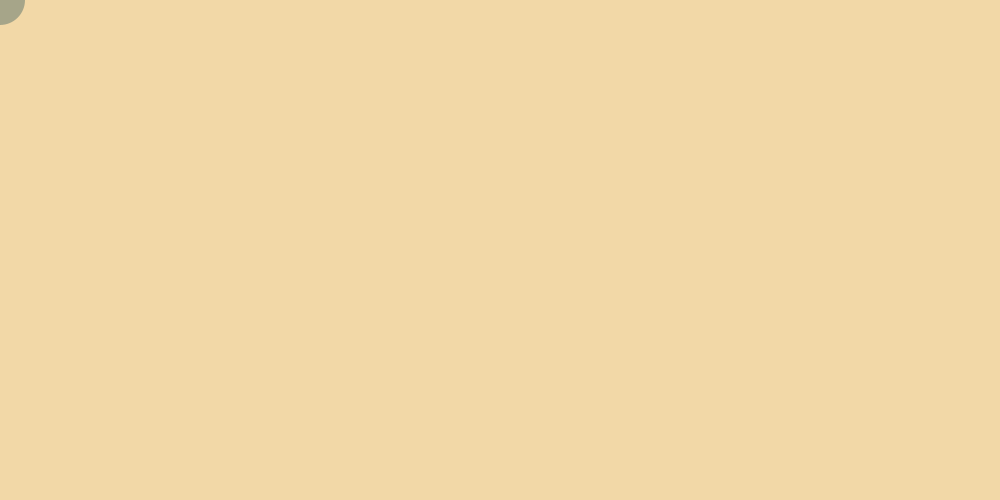
Frame 1 (no input)
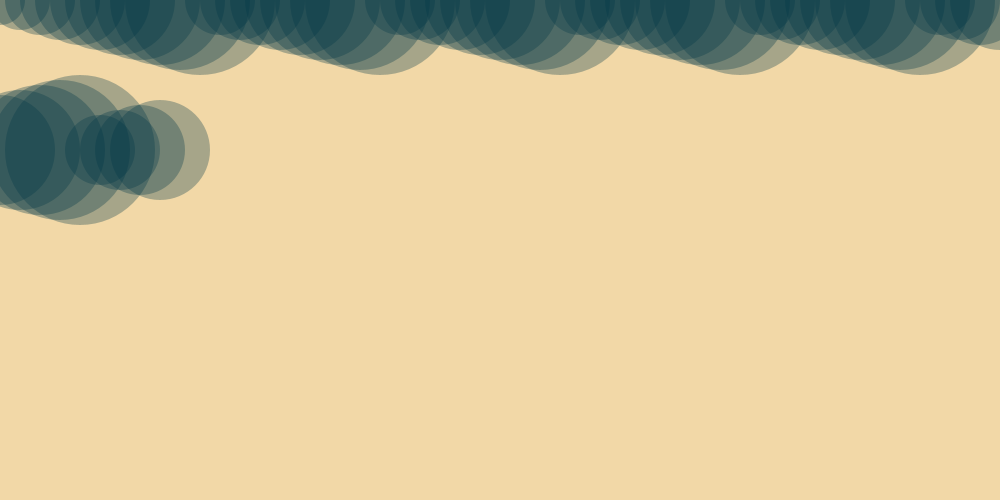
Frame 60 (the mouse pressed at the canvas centre just before this capture)
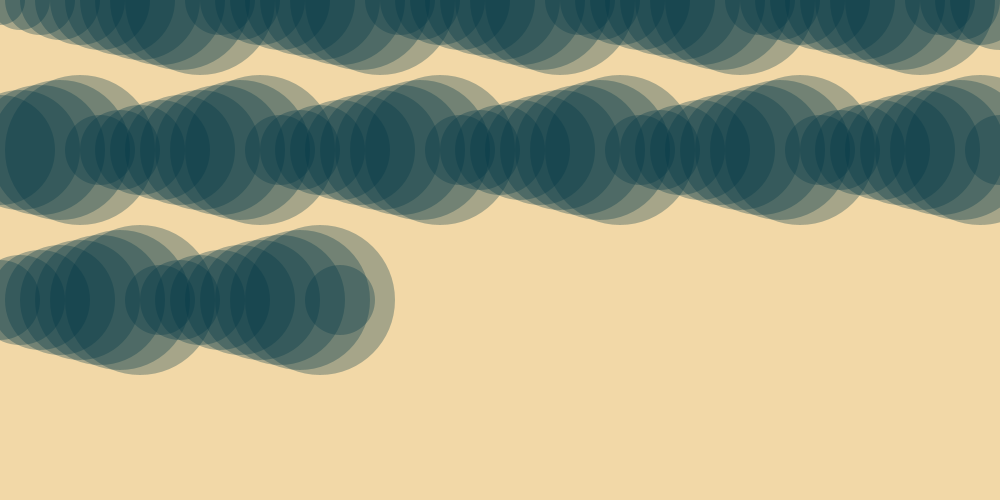
Frame 120 (the mouse held since frame 60 and released just before this capture)

The Processing sketch that drew these frames (run headless with seeded random() and noise(); from frame 60 on, the mouse is pressed at the canvas centre):

// Processing sketch: processing_32048
// ── processing_32048.pde

int a= 0;
int b= 0;
int c= 50;

void setup(){
  
  size(1000,500);
  background(242,216,167);
  smooth();
  noStroke();
  
  
}

void draw(){
  
  fill(0,54,71,80);
  ellipse(a,b,c,c);
  
  a = a + 20;
  
  if(a>1000){
    a = 0;
    b = b + 150;}
    
  c = c + 10;  
    
  if(c>150){
    c = 70;}
}
